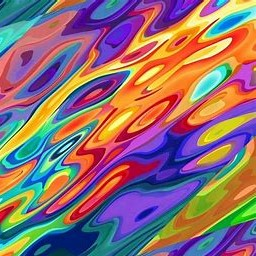
#> input picture 智能车视觉组/2023W/Opencv/Task4/img.jpg, 256 x 256 px
$ python Task4.py
#> lines starting #> are read from the running program, lines starting #| are printed output that depends on the picture
import cv2

# 读取图像
img = cv2.imread('img.jpg')
#> img is the input picture: shape (256, 256, 3); mean B, G, R 115, 110.7, 142.4

# 分离BGR通道
b, g, r = cv2.split(img)
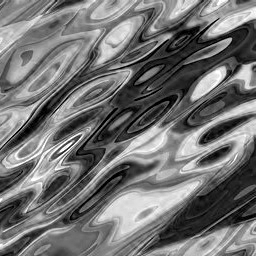
#> b: shape (256, 256); min 0, max 255, mean 115
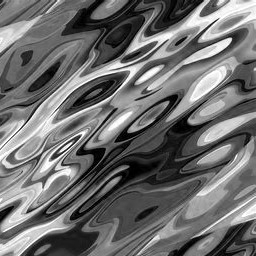
#> g: shape (256, 256); min 0, max 255, mean 110.7
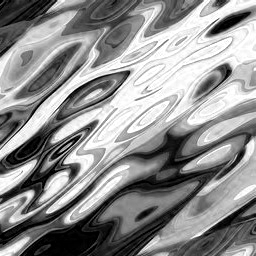
#> r: shape (256, 256); min 0, max 255, mean 142.4

# 显示每个通道的图像
cv2.imshow('Blue Channel', b)
cv2.imshow('Green Channel', g)
cv2.imshow('Red Channel', r)

cv2.waitKey(0)
cv2.destroyAllWindows()
